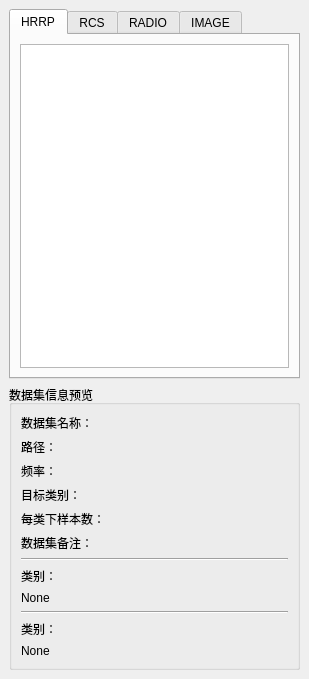
  <widget class="QDockWidget" name="datasetDock">
   <property name="minimumSize">
    <size>
     <width>309</width>
     <height>679</height>
    </size>
   </property>
   <property name="windowTitle">
    <string>数据库</string>
   </property>
   <attribute name="dockWidgetArea">
    <number>1</number>
   </attribute>
   <widget class="QWidget" name="dockWidgetContents_dataset">
    <layout class="QVBoxLayout" name="verticalLayout_3">
     <item>
      <widget class="QTabWidget" name="tabWidget_datasetType">
       <property name="contextMenuPolicy">
        <enum>Qt::DefaultContextMenu</enum>
       </property>
       <property name="whatsThis">
        <string>&lt;html&gt;&lt;head/&gt;&lt;body&gt;&lt;p&gt;&lt;br/&gt;&lt;/p&gt;&lt;/body&gt;&lt;/html&gt;</string>
       </property>
       <property name="tabPosition">
        <enum>QTabWidget::North</enum>
       </property>
       <property name="tabShape">
        <enum>QTabWidget::Rounded</enum>
       </property>
       <property name="currentIndex">
        <number>0</number>
       </property>
       <property name="elideMode">
        <enum>Qt::ElideNone</enum>
       </property>
       <property name="movable">
        <bool>true</bool>
       </property>
       <property name="tabBarAutoHide">
        <bool>false</bool>
       </property>
       <widget class="QWidget" name="tab_HRRP">
        <attribute name="title">
         <string>HRRP</string>
        </attribute>
        <layout class="QVBoxLayout" name="verticalLayout_21">
         <item>
          <widget class="QTreeView" name="treeView_HRRP"/>
         </item>
        </layout>
       </widget>
       <widget class="QWidget" name="tab_RCS">
        <attribute name="title">
         <string>RCS</string>
        </attribute>
        <layout class="QVBoxLayout" name="verticalLayout_20">
         <item>
          <widget class="QTreeView" name="treeView_RCS"/>
         </item>
        </layout>
       </widget>
       <widget class="QWidget" name="tab_RADIO">
        <attribute name="title">
         <string>RADIO</string>
        </attribute>
        <layout class="QVBoxLayout" name="verticalLayout_22">
         <item>
          <widget class="QTreeView" name="treeView_RADIO"/>
         </item>
        </layout>
       </widget>
       <widget class="QWidget" name="tab_IMAGE">
        <attribute name="title">
         <string>IMAGE</string>
        </attribute>
        <layout class="QVBoxLayout" name="verticalLayout_32">
         <item>
          <widget class="QTreeView" name="treeView_IMAGE"/>
         </item>
        </layout>
       </widget>
      </widget>
     </item>
     <item>
      <widget class="QGroupBox" name="groupBox">
       <property name="title">
        <string>数据集信息预览</string>
       </property>
       <layout class="QVBoxLayout" name="verticalLayout_24">
        <item>
         <layout class="QVBoxLayout" name="verticalLayout_23">
          <item>
           <layout class="QHBoxLayout" name="horizontalLayout_31">
            <item>
             <widget class="QLabel" name="label_72">
              <property name="text">
               <string>数据集名称：</string>
              </property>
             </widget>
            </item>
            <item>
             <widget class="QLabel" name="label_datasetDock_datasetName">
              <property name="minimumSize">
               <size>
                <width>10</width>
                <height>0</height>
               </size>
              </property>
              <property name="text">
               <string/>
              </property>
             </widget>
            </item>
           </layout>
          </item>
          <item>
           <layout class="QHBoxLayout" name="horizontalLayout_37">
            <item>
             <widget class="QLabel" name="label_84">
              <property name="text">
               <string>路径：</string>
              </property>
             </widget>
            </item>
            <item>
             <widget class="QLabel" name="label_datasetDock_PATH">
              <property name="minimumSize">
               <size>
                <width>10</width>
                <height>0</height>
               </size>
              </property>
              <property name="text">
               <string/>
              </property>
             </widget>
            </item>
           </layout>
          </item>
          <item>
           <layout class="QHBoxLayout" name="horizontalLayout_33">
            <item>
             <widget class="QLabel" name="label_76">
              <property name="text">
               <string>频率：</string>
              </property>
             </widget>
            </item>
            <item>
             <widget class="QLabel" name="label__datasetDock_freq">
              <property name="minimumSize">
               <size>
                <width>10</width>
                <height>0</height>
               </size>
              </property>
              <property name="text">
               <string/>
              </property>
             </widget>
            </item>
           </layout>
          </item>
          <item>
           <layout class="QHBoxLayout" name="horizontalLayout_32">
            <item>
             <widget class="QLabel" name="label_74">
              <property name="text">
               <string>目标类别：</string>
              </property>
             </widget>
            </item>
            <item>
             <widget class="QLabel" name="label_datasetDock_claNum">
              <property name="minimumSize">
               <size>
                <width>10</width>
                <height>0</height>
               </size>
              </property>
              <property name="text">
               <string/>
              </property>
             </widget>
            </item>
           </layout>
          </item>
          <item>
           <layout class="QHBoxLayout" name="horizontalLayout_34">
            <item>
             <widget class="QLabel" name="label_78">
              <property name="text">
               <string>每类下样本数：</string>
              </property>
             </widget>
            </item>
            <item>
             <widget class="QLabel" name="label_datasetDock_targetNumEachCla">
              <property name="minimumSize">
               <size>
                <width>10</width>
                <height>0</height>
               </size>
              </property>
              <property name="text">
               <string/>
              </property>
             </widget>
            </item>
           </layout>
          </item>
          <item>
           <layout class="QHBoxLayout" name="horizontalLayout_35">
            <item>
             <widget class="QLabel" name="label_80">
              <property name="text">
               <string>数据集备注：</string>
              </property>
             </widget>
            </item>
            <item>
             <widget class="QLabel" name="label_datasetDock_note">
              <property name="minimumSize">
               <size>
                <width>10</width>
                <height>0</height>
               </size>
              </property>
              <property name="text">
               <string/>
              </property>
             </widget>
            </item>
           </layout>
          </item>
         </layout>
        </item>
        <item>
         <widget class="Line" name="line_2">
          <property name="orientation">
           <enum>Qt::Horizontal</enum>
          </property>
         </widget>
        </item>
        <item>
         <layout class="QVBoxLayout" name="verticalLayout_25">
          <item>
           <layout class="QHBoxLayout" name="horizontalLayout_10">
            <item>
             <layout class="QVBoxLayout" name="verticalLayout_26">
              <item>
               <widget class="QLabel" name="label_12">
                <property name="text">
                 <string>类别：</string>
                </property>
               </widget>
              </item>
              <item>
               <widget class="QLabel" name="label_datasetDock_chart1">
                <property name="sizePolicy">
                 <sizepolicy hsizetype="Fixed" vsizetype="Preferred">
                  <horstretch>0</horstretch>
                  <verstretch>0</verstretch>
                 </sizepolicy>
                </property>
                <property name="text">
                 <string>None</string>
                </property>
                <property name="wordWrap">
                 <bool>true</bool>
                </property>
               </widget>
              </item>
             </layout>
            </item>
            <item>
             <layout class="QVBoxLayout" name="verticalLayout_30">
              <item>
               <widget class="QLabel" name="label_datasetDock_chartView01">
                <property name="minimumSize">
                 <size>
                  <width>10</width>
                  <height>10</height>
                 </size>
                </property>
                <property name="text">
                 <string/>
                </property>
               </widget>
              </item>
             </layout>
            </item>
           </layout>
          </item>
          <item>
           <widget class="Line" name="line_4">
            <property name="orientation">
             <enum>Qt::Horizontal</enum>
            </property>
           </widget>
          </item>
          <item>
           <layout class="QHBoxLayout" name="horizontalLayout_16">
            <item>
             <layout class="QVBoxLayout" name="verticalLayout_28">
              <item>
               <widget class="QLabel" name="label_13">
                <property name="text">
                 <string>类别：</string>
                </property>
               </widget>
              </item>
              <item>
               <widget class="QLabel" name="label_datasetDock_chart2">
                <property name="sizePolicy">
                 <sizepolicy hsizetype="Fixed" vsizetype="Preferred">
                  <horstretch>0</horstretch>
                  <verstretch>0</verstretch>
                 </sizepolicy>
                </property>
                <property name="text">
                 <string>None</string>
                </property>
                <property name="wordWrap">
                 <bool>true</bool>
                </property>
               </widget>
              </item>
             </layout>
            </item>
            <item>
             <layout class="QVBoxLayout" name="verticalLayout_31">
              <item>
               <widget class="QLabel" name="label_datasetDock_chartView02">
                <property name="minimumSize">
                 <size>
                  <width>10</width>
                  <height>10</height>
                 </size>
                </property>
                <property name="text">
                 <string/>
                </property>
               </widget>
              </item>
             </layout>
            </item>
           </layout>
          </item>
         </layout>
        </item>
       </layout>
      </widget>
     </item>
    </layout>
   </widget>
  </widget>
